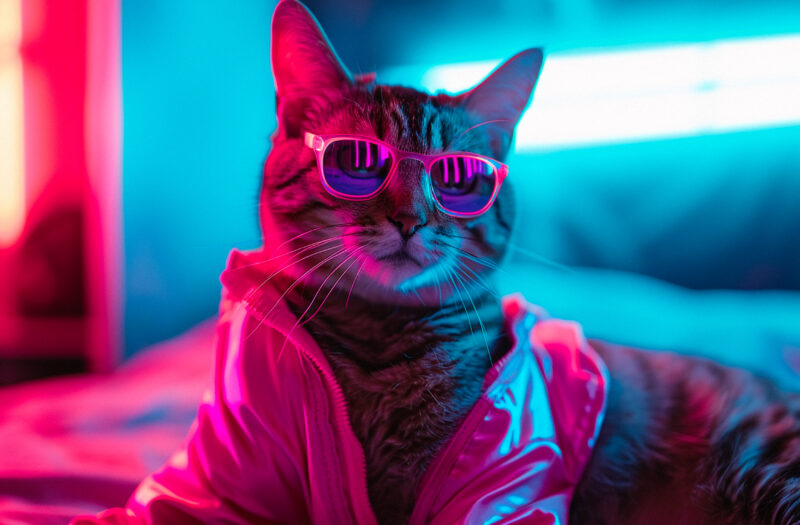
#> input picture Photos/cyberkitty.jpg, 800 x 525 px, found by its file name
$ python img_editing.py
#> lines starting #> are read from the running program, lines starting #| are printed output that depends on the picture; after the words box and inside, x2 and y2 are one past the last pixel; in counts of white or black regions, pixels touching at a corner belong together
import cv2 as cv

img = cv.imread('Photos/cyberkitty.jpg')
#> img is the input picture: shape (525, 800, 3); mean B, G, R 138.5, 93.3, 96.3

# Convert to grayscale
img = cv.cvtColor(img, cv.COLOR_BGR2GRAY)
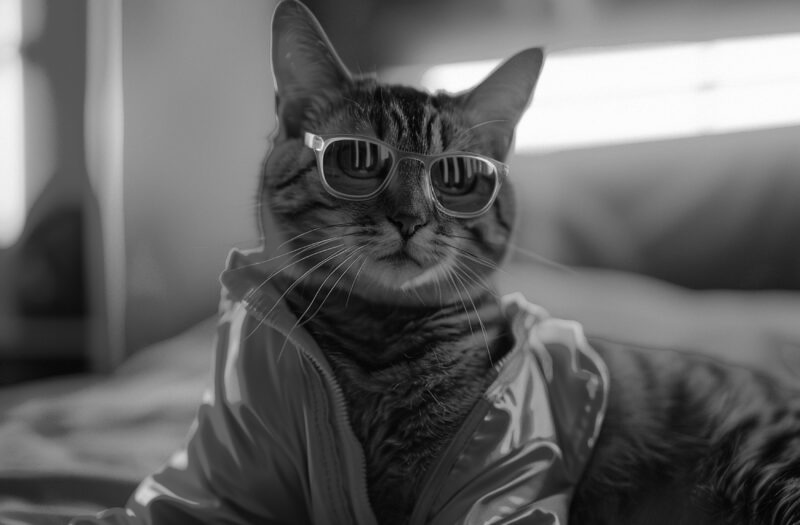
#> img: shape (525, 800); min 1, max 255, mean 99.4

# Blur
img = cv.GaussianBlur(img, (7,7), cv.BORDER_DEFAULT)

# Edge Cascade
cany = cv.Canny(img, 125, 175)
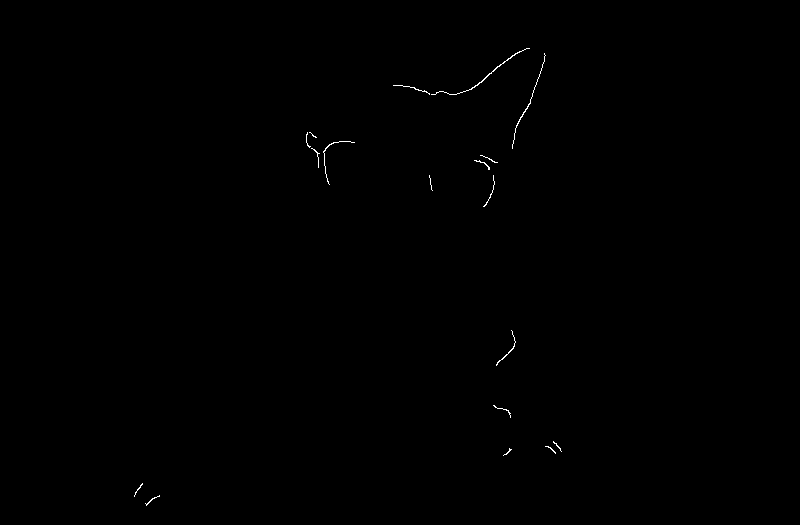
#> cany: shape (525, 800); 0.17% white in thin lines or dots, all inside (x1, y1, x2, y2) = (134, 48, 562, 506)

# Dilating the image
cany = cv.dilate(cany, (7,7), iterations=3)
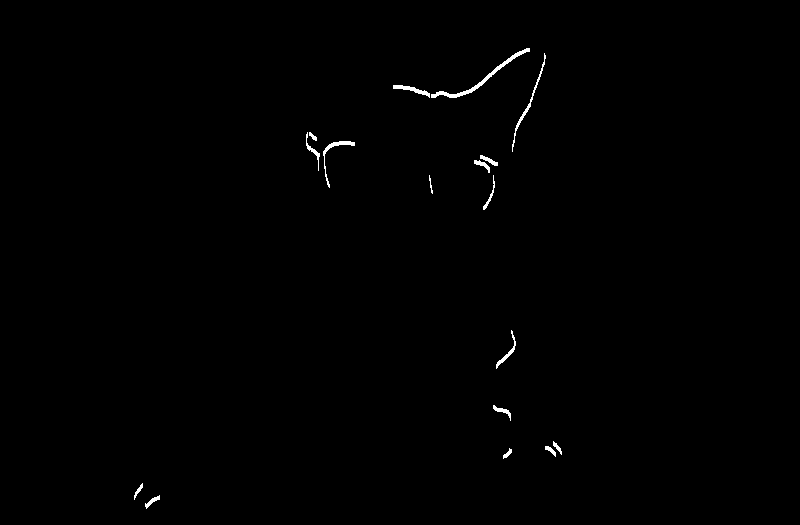
#> cany: shape (525, 800); 0.44% white; 17 white regions, largest, box (x1, y1, x2, y2) and area: (431, 48, 530, 98) 432, (512, 53, 546, 152) 213, (323, 141, 355, 188) 187

# Resize
# img = cv.resize(img, (750,500), interpolation=cv.INTER_AREA)

# Crop
# img = img[:500, :500]

cv.imshow('test', img)
cv.imshow('test_canny', cany)

cv.waitKey(0)
